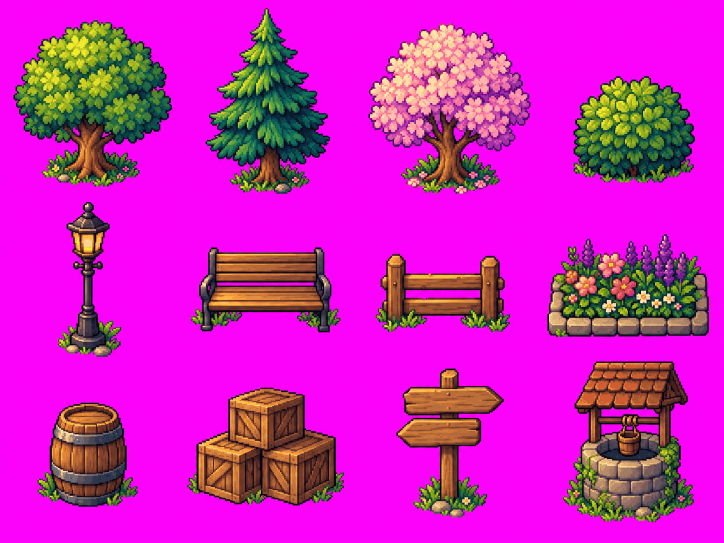
#> input picture .ledger/202610171741-guildworld/prototypes/town/raw/props.png, 1448 x 1086 px, found by its file name (shown at 1/2 size)
$ python clean.py
#> lines starting #> are read from the running program, lines starting #| are printed output that depends on the picture; after the words box and inside, x2 and y2 are one past the last pixel; in counts of white or black regions, pixels touching at a corner belong together
"""PROTOTYPE (throwaway): turn raw Codex art into pixel assets for the Guild Hall prototype.

raw/codex/room-*.png  -> assets/<density>/room-*.png   (backdrop cropped, room scaled to ROOM_TILES tiles wide)
raw/codex/props.png   -> assets/<density>/prop-<n>.png  (connected pieces cut from magenta)
raw/codex/char-*.png  -> assets/<density>/<name>-<pose>.png (2x2 sheet split, magenta removed, scaled to CHAR_TILES tall)
and assets/manifest.js listing sizes, so index.html needs no server.

Run from this directory: uv run -q -w pillow -w numpy python clean.py
"""

import json
from pathlib import Path

import numpy as np
from PIL import Image, ImageDraw

here = Path(__file__).resolve().parent
raw, out = here / "raw" / "codex", here / "assets"

DENSITIES = {"t16": 16, "t32": 32}  # art pixels per floor tile
ROOM_TILES = 20  # room width in tiles
CHAR_TILES = 2.0  # character height in tiles (32 px at t16, 64 px at t32)
PROP_TILES = [6.0, 3.0, 1.7, 1.9, 2.2, 1.0, 1.3]  # width in tiles of each prop, in reading order of the sheet
COLORS = 48
POSES = ["idle", "busy", "waiting", "asleep"]  # sheet order: left to right, top to bottom


def is_magenta(rgb: np.ndarray) -> np.ndarray:
    r, g, b = (rgb[..., i].astype(int) for i in range(3))
    return (r > 180) & (b > 180) & (g < 110)


def quantize(img: Image.Image) -> Image.Image:
    alpha = img.getchannel("A")
    q = img.convert("RGB").quantize(COLORS, method=Image.Quantize.MEDIANCUT, dither=Image.Dither.NONE).convert("RGBA")
    q.putalpha(alpha.point(lambda a: 255 if a > 127 else 0))
    return q


def shrink(img: Image.Image, width: int) -> Image.Image:
    """Box-downsample (keeps colour areas faithful), then snap alpha and palette."""
    height = max(1, round(img.height * width / img.width))
    return quantize(img.resize((width, height), Image.Resampling.BOX))


def cut_magenta(img: Image.Image) -> Image.Image:
    rgba = np.asarray(img.convert("RGBA")).copy()
    rgba[is_magenta(rgba[..., :3]), 3] = 0
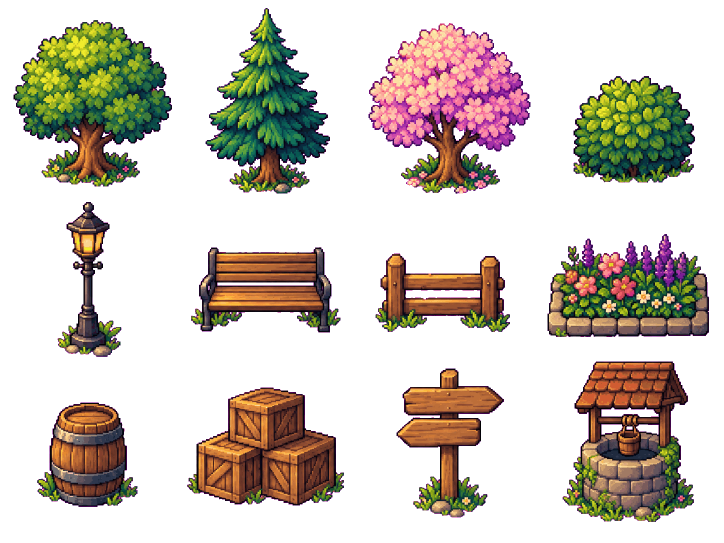
#> rgba: shape (1086, 1448, 4) (shown at 1/2 size); mean R, G, B, A 205.2, 32.9, 187.9, 85.8; transparent parts drawn white
    return Image.fromarray(rgba, "RGBA")


def bbox_crop(img: Image.Image) -> Image.Image:
    box = img.getchannel("A").getbbox()
    return img.crop(box) if box else img


def room(source: Image.Image) -> Image.Image:
    """Make the navy backdrop transparent by flood fill from the corners, then crop to the room."""
    img = source.convert("RGB")
    marker = (255, 0, 255)
    for corner in [(0, 0), (img.width - 1, 0), (0, img.height - 1), (img.width - 1, img.height - 1)]:
        ImageDraw.floodfill(img, corner, marker, thresh=40)
    return bbox_crop(cut_magenta(img))


def pieces(img: Image.Image) -> list[Image.Image]:
    """Split a magenta sheet into its separate objects, largest gaps first, in reading order."""
    cut = cut_magenta(img)
#> img is the input picture: PIL image 1448x1086 P; mean R, G, B 205.2, 32.9, 187.9
    alpha = np.asarray(cut.getchannel("A")) > 0
#> alpha: shape (1086, 1448) bool; 33.7% white; 13 white regions (1 under 20 px), largest, box (x1, y1, x2, y2) and area: (737, 46, 1061, 388) 70518, (27, 40, 344, 373) 69189, (1125, 723, 1388, 1044) 59729
    small = Image.fromarray((alpha * 255).astype(np.uint8)).resize((img.width // 8, img.height // 8), Image.Resampling.BOX)
    mask = np.asarray(small) > 20
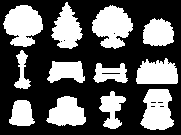
#> mask: shape (135, 181) bool; 37% white; 12 white regions, largest, box (x1, y1, x2, y2) and area: (92, 5, 133, 49) 1192, (3, 5, 43, 47) 1163, (140, 89, 174, 130) 1026
    seen = np.zeros_like(mask)
    boxes = []
    for y, x in zip(*np.nonzero(mask)):
        if seen[y, x]:
            continue
        stack, xs, ys = [(y, x)], [], []
        seen[y, x] = True
        while stack:
            cy, cx = stack.pop()
            xs.append(cx)
            ys.append(cy)
            for ny, nx in ((cy + 1, cx), (cy - 1, cx), (cy, cx + 1), (cy, cx - 1)):
                if 0 <= ny < mask.shape[0] and 0 <= nx < mask.shape[1] and mask[ny, nx] and not seen[ny, nx]:
                    seen[ny, nx] = True
                    stack.append((ny, nx))
        if len(xs) > 30:
            boxes.append((min(xs) * 8, min(ys) * 8, (max(xs) + 1) * 8, (max(ys) + 1) * 8))
#> this loop made 9051 passes
#> (y, x) on passes 1 to 3: (2, 66), (2, 67), (3, 65)
#> after the loop, boxes = 12 items, first 6: (408, 16, 664, 392), (24, 40, 344, 376), (736, 40, 1064, 392), (1144, 144, 1392, 368), (112, 400, 248, 712), (1088, 464, 1424, 672)
    boxes.sort(key=lambda b: (round(b[1] / (img.height / 3)), b[0]))
    return [bbox_crop(cut.crop(b)) for b in boxes]
#> in bbox_crop, `box = img.getchannel("A").getbbox()`: box = (3, 0, 320, 333)
#> in bbox_crop (call 10), `box = img.getchannel("A").getbbox()`: box = (6, 7, 320, 240)
#> in bbox_crop (call 10), `return img.crop(box) if box else img`:
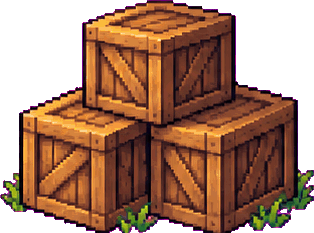
#> returned value: PIL image 314x233 RGBA; mean R, G, B, A 166.7, 53.3, 107.7, 177.1; transparent parts drawn white
#> in bbox_crop (call 11), `box = img.getchannel("A").getbbox()`: box = (1, 9, 216, 304)
#> in bbox_crop (call 11), `return img.crop(box) if box else img`:
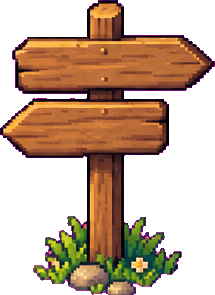
#> returned value: PIL image 215x295 RGBA; mean R, G, B, A 197, 46.9, 152.6, 125; transparent parts drawn white
#> in bbox_crop (call 12), `box = img.getchannel("A").getbbox()`: box = (5, 11, 268, 328)
#> in bbox_crop (call 12), `return img.crop(box) if box else img`:
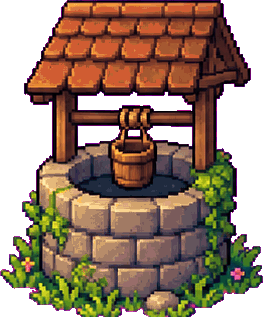
#> returned value: PIL image 263x317 RGBA; mean R, G, B, A 151.8, 59, 112, 182.2; transparent parts drawn white


def main() -> None:
    manifest: dict = {}
    for key, tile in DENSITIES.items():
        dest = out / key
        dest.mkdir(parents=True, exist_ok=True)
        entry: dict = {"tile": tile, "rooms": {}, "props": [], "chars": {}}
        for path in sorted(raw.glob("room-*.png")):
            img = shrink(room(Image.open(path)), ROOM_TILES * tile)
            img.save(dest / path.name)
            entry["rooms"][path.stem] = [img.width, img.height]
        sheet = raw / "props.png"
        if sheet.exists():
            for i, piece in enumerate(pieces(Image.open(sheet))):
                width = round((PROP_TILES[i] if i < len(PROP_TILES) else 1.5) * tile)
#> width = 96
                img = shrink(piece, width)
#> in shrink, `height = max(1, round(img.height * width / img.width))`: height = 101
#> in quantize, `alpha = img.getchannel("A")`:
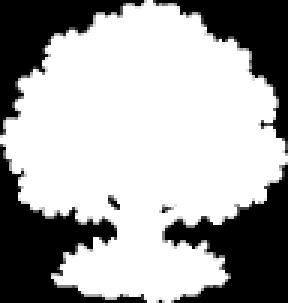
#> alpha: PIL image 96x101 L (shown 3 times larger); min 0, max 255, mean 167.2
#> in quantize, `q.putalpha(alpha.point(lambda a: 255 if a > 127 else 0))`:
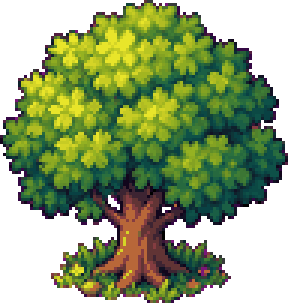
#> q: PIL image 96x101 RGBA (shown 3 times larger); mean R, G, B, A 60.8, 76.2, 34, 168.2; transparent parts drawn white
                img.save(dest / f"prop-{i}.png")
                entry["props"].append([img.width, img.height])
        for path in sorted(raw.glob("char-*.png")):
            sheet_img = Image.open(path).convert("RGB")
            w, h = sheet_img.width // 2, sheet_img.height // 2
            name = path.stem.removeprefix("char-")
            entry["chars"][name] = {}
            cells = [bbox_crop(cut_magenta(sheet_img.crop(((i % 2) * w, (i // 2) * h, (i % 2 + 1) * w, (i // 2 + 1) * h)))) for i in range(4)]
            scale = CHAR_TILES * tile / cells[0].height  # the idle pose sets one scale for every pose
            for pose, cell in zip(POSES, cells):
                img = shrink(cell, max(1, round(cell.width * scale)))
                img.save(dest / f"{name}-{pose}.png")
                entry["chars"][name][pose] = [img.width, img.height]
        manifest[key] = entry
    (out / "manifest.js").write_text("window.ASSETS = " + json.dumps(manifest, indent=1) + ";\n")
    print(json.dumps({k: {"rooms": v["rooms"], "props": len(v["props"]), "chars": list(v["chars"])} for k, v in manifest.items()}))


if __name__ == "__main__":
    main()
